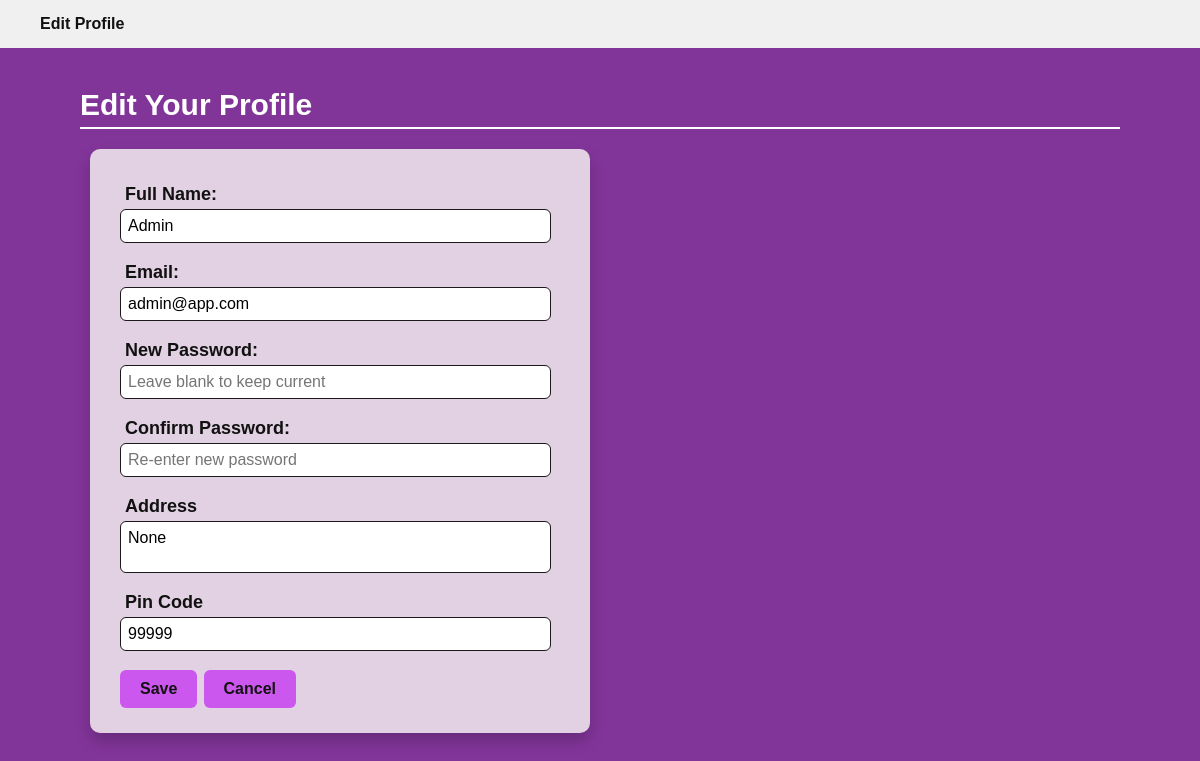
The page /edit_profile/1 on the database its author committed.
### models.py (models this page shows)
class User(db.Model):
    __tablename__ = 'users'
    id = db.Column(db.Integer, primary_key=True, autoincrement=True)
    email = db.Column(db.String(100), unique=True, nullable=False)
    password = db.Column(db.String(255), nullable=False)
    full_name = db.Column(db.String(100), nullable=False)
    address = db.Column(db.String(100), nullable=False)
    pin_code = db.Column(db.String(10), nullable=False)
    role = db.Column(db.SmallInteger, nullable=False, default=0)  # 0 = user, 1 = admin

### app.py (the view, shortened to what this page needs)
@app.route('/edit_profile/<int:user_id>', methods=['GET', 'POST'])
def edit_profile(user_id):
    user = User.query.get_or_404(user_id)
    return render_template('edit_profile.html', user=user)

### templates/edit_profile.html (shortened to what this page needs)
<!DOCTYPE html>
<html>
<head>
    <link rel="stylesheet" href="{{ url_for('static', filename='style.css') }}">
</head>
<header>
  <div class="top-bar"><strong>Edit Profile</strong></div>
</header>
<body>
  <div class="section-title">
        <h2 class="heading">Edit Your Profile</h2>
    <form class='forms2' method="POST">
        <label>Full Name:</label>
        <input type="text" name="fullname" value="{{ user.full_name }}" required>
        <label>Email:</label>
        <input type="email" name="email" value="{{ user.email }}" required>
        <label>New Password:</label>
        <input type="password" name="pwd" placeholder="Leave blank to keep current">
        <label>Confirm Password:</label>
        <input type="password" name="confirm_pwd" placeholder="Re-enter new password">
        <label for="address">Address</label>
        <textarea name="address" id="address-input" placeholder="address" required>{{ user.address }}</textarea>
        <label for="pin_code">Pin Code</label>
        <input type="text" id="pin_code" placeholder="Pin code" name="pin_code" value="{{ user.pin_code }}" required />
        <button type="submit" class="f2btn">Save</button>
        {% if user.role==1 %}
          <a href="{{ url_for('admin_dashboard', user_id=1) }}" class="f2btn">Cancel</a>
        {% else %}
          <a href="{{ url_for('user_dashboard', user_id=user.id) }}" class="f2btn">Cancel</a>
        {% endif %}
        </form>
  </div>
</body>
</html>

### static/style.css (style rules this page uses)
body { margin: 0; font-family: Arial, sans-serif; background-color: #823599; color: white; justify-content: center; }
#address-input { width: 98%; font-size: 16px; padding: 7px; border: 1px solid #1b1919; border-radius: 6px; box-sizing: border-box; margin-bottom: 19px; display: flex; font-family: Arial, sans-serif; resize: none; }
.top-bar { background-color: #f0f0f0; color: #111; display: flex; justify-content: space-between; align-items: center; padding: 15px 40px; }
.section-title { margin: 40px; font-size: 22px; font-weight: bold; color: white; }
.heading { color: white; font-size: 30px; font-weight: bold; margin: 30px 40px 20px; border-bottom: 2px solid white; padding-bottom: 5px; }
h2 { color: white; font-size: 30px; font-weight: bold; margin: 30px 70px 20px; padding-bottom: 5px; font-family: 'Lucida Sans', 'Lucida Sans Regular', 'Lucida Grande', 'Lucida Sans Unicode', Geneva, Verdana, sans-serif; }
.forms2 { background-color: #e1d1e2 ; padding: 25px 30px; border-radius: 10px; box-shadow: 0 8px 16px rgba(0,0,0,0.2); width: 500px; margin: 0 50px 30px; box-sizing: border-box; color: #111; position: relative; }
.forms2 label { margin: 10px 5px 4px; font-weight: bold; font-size: 18px; display: block; }
.forms2 input { width: 98%; padding: 7px; font-size: 16px; border: 1px solid #1b1919; border-radius: 6px; box-sizing: border-box; margin-bottom: 19px; display: flex; }
.f2btn, a.f2btn { display: inline-block; text-decoration: none; padding: 10px 20px; font-size: 16px; font-weight: bold; background-color: #cb57ee; color: rgb(19, 17, 17); border-radius: 6px; border: none; cursor: pointer; transition: background-color 0.3s ease; }

### rows shown on the page
User: fullname "Admin", email "admin@app.com", address "None", pin_code "99999"
